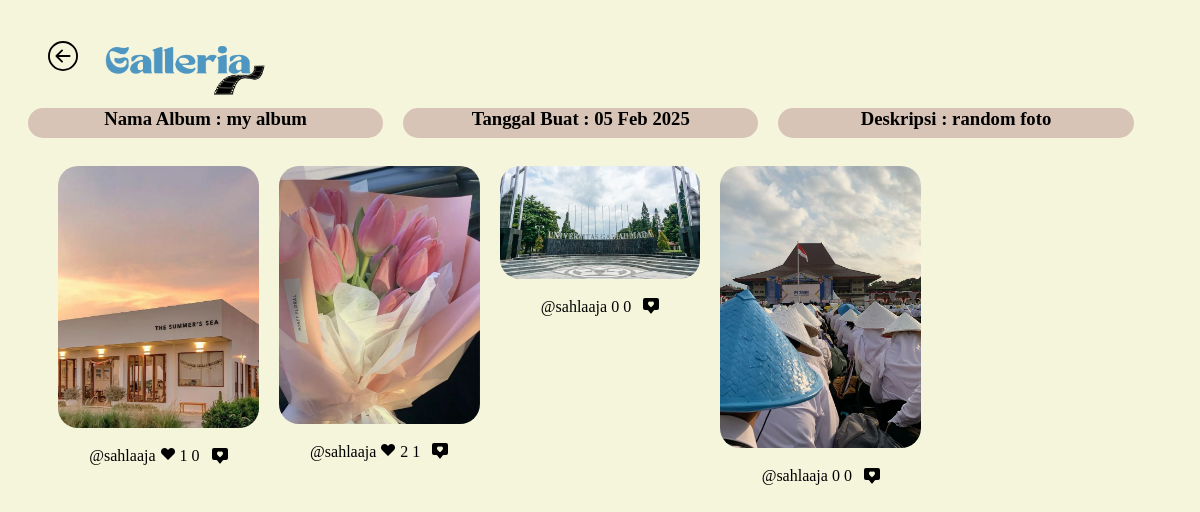
Screenshot of /detail_album.php?id=4 (signed in) with the database file from the repository.
### tables this page shows
CREATE TABLE `album` (
  `album_id` int(11) NOT NULL,
  `nama_album` varchar(255) NOT NULL,
  `deskripsi` text NOT NULL,
  `tanggal_buat` date NOT NULL,
  `user_id` int(11) NOT NULL
);

CREATE TABLE `foto` (
  `foto_id` int(11) NOT NULL,
  `judul_foto` varchar(255) NOT NULL,
  `deskripsi` text NOT NULL,
  `tanggal_unggah` date NOT NULL,
  `lokasi_file` varchar(255) NOT NULL,
  `album_id` int(11) NOT NULL,
  `user_id` int(11) NOT NULL
);

CREATE TABLE `user` (
  `user_id` int(11) NOT NULL,
  `role_id` int(11) NOT NULL,
  `username` varchar(255) NOT NULL,
  `password` varchar(255) NOT NULL,
  `email` varchar(255) NOT NULL,
  `name` varchar(255) NOT NULL,
  `alamat` text NOT NULL,
  `foto_profil` varchar(255) NOT NULL,
  `verifikasi` int(11) NOT NULL
);

### detail_album.php (the view, shortened to what this page needs)
<?php
include "connection.php";
$id = $_SESSION['id'];
$album = $_GET['id'];
$data1 = mysqli_query($conn, "SELECT * FROM `album` INNER JOIN `user` ON `album`.`user_id` = `user`.`user_id`
WHERE `album`.`user_id` = $id");
$data2 = mysqli_query($conn, "SELECT * FROM `foto` INNER JOIN `album` ON `foto`.`album_id` = `album`.`album_id`
INNER JOIN `user` ON `foto`.`user_id` = `user`.`user_id`
WHERE `foto`.`user_id` = $id AND `foto`.`album_id` = $album");
$hasil = mysqli_fetch_assoc($data1);
if (!empty($hasil)) {
    $timestamp = strtotime($hasil['tanggal_buat']);
    $tanggal = date("d M Y", $timestamp);
}
?>
<!DOCTYPE html>
<html lang="en">
<head>
    <link rel="stylesheet" href="asset.css">
    <link rel="stylesheet" href="https://unicons.iconscout.com/release/v4.0.8/css/line.css">
</head>
<body>
    <div class="header">
        <a href="album.php" style="margin-left: 20px;"><img src="Asset/img/left.svg" class="left"></a>
        <img src="Asset/img/logo.png" class="logo">
    </div>
    <?php if (!empty($hasil)) {
    ?>
        <div class="container">
            <div class="detail">
                <h3 style="margin-top : 0px;">Nama Album : <?php echo $hasil['nama_album'] ?></h3>
            </div>
            <div class="detail">
                <h3 style="margin-top : 0px;">Tanggal Buat : <?php echo $tanggal ?>
            </div>
            <div class="detail">
                <h3 style="margin-top : 0px;">Deskripsi : <?php echo $hasil['deskripsi'] ?>
            </div>
        </div>
        <br>
        <div class="card-container">
            <?php while ($row = mysqli_fetch_assoc($data2)) :
                $total = $row['foto_id'];
                $query_komentar_count = mysqli_query($conn, "SELECT COUNT(*) AS total_komentar FROM `komentar_foto` WHERE `foto_id` = $total");
                $row_komentar_count = mysqli_fetch_assoc($query_komentar_count);
                $total_komentar = $row_komentar_count['total_komentar'];
                $query_like_count = mysqli_query($conn, "SELECT COUNT(*) AS total_like FROM `like_foto` WHERE `foto_id` = $total");
                $row_like_count = mysqli_fetch_assoc($query_like_count);
                $total_like = $row_like_count['total_like'];
                $query_check = mysqli_query($conn, "SELECT * FROM `like_foto` WHERE `foto_id` = $total AND `user_id` = $id");
            ?>
                <div class="card_box">
                    <div class="card-foto">
                        <img src="Asset/img/<?php echo $row['lokasi_file'] ?>" class="img-fluid" style="max-width: 100%; height:auto; display:block; border-radius:20px;">
                    </div>
                    <center>
                        <table>
                            <tr>
                                <td>
                                    <p>@<?php echo $row['username'] ?></p>
                                </td>
                                <?php if ($is_like = mysqli_num_rows($query_check) > 0) { ?>
                                    <td><span><a href="like.php?id=<?php echo $row['foto_id'] ?>"><img src="Asset/icon/heart.png" width="16px" height="16px"></a></span></td>
                                    <td><?php echo $total_like ?></td>
                                <?php } else { ?>
                                    <td><span><a href="like.php?id=<?php echo $row['foto_id'] ?>"><i class="uil uil-heart" title="Like"></i></a><?php echo $total_like ?></span></td>
                                <?php } ?>
                                <td><span><a href="detail_foto.php?id=<?php echo $row['foto_id'] ?>"><i class="uil uil-comment"></i></a><?php echo $total_komentar ?></span></td>
                                <td><span><a href="delete.php?id=<?php echo $row['foto_id'] ?>" onclick="return confirm('Apakah anda yakin akan menghapus foto ini?')"><i class="uil uil-trash"></i></a></span></td>
                                <td><span><i class="uil uil-import"></i></span></td>
                                <td><img src="Asset/icon/elipsis.svg" width="16px" height="16px" title="Detail like" style="margin-top: 3px; cursor:pointer;" class="openModal" data-id="<?php echo $row['foto_id'] ?>"></td>
                            </tr>
                        </table>
                    </center>
                </div>
            <?php endwhile; ?>
    <?php } else {
    ?>
        <center><span class="badge-info" style=" margin-top:100px;"><i class="uil uil-exclamation-triangle" style="color : black; font-size : 36px;"></i> Anda belum memiliki Album, <a href="tambah_album.php">Buat disini</a> </span></center>
    <?php
    } ?>
    </div>
</body>
</html>

### asset.css (style rules this page uses)
body { background-color: beige; }
.logo { width: 200px; height: 100px; }
.left { width: 30px; height: 30px; }
.header { margin-left: 20px; display: flex; align-items: center; }
.card-container { column-count: 5; grid-template-columns: repeat(auto-fill, minmax(200px, 1fr)); grid-auto-flow: dense; height: auto; gap: 20px; padding-left: 50px; padding-right: 50px; }
.card-container .card_box { break-inside: avoid; }
.card-foto { width: 100%; height: auto; transition: filter 0.3s ease; cursor: pointer; padding-top: 10px; }
a { color: black; }
.container { display: flex; width: 100%; }
.detail { width: 30%; height: 30px; margin-left: 20px; background-color: #D8C4B6; border-radius: 100px; justify-content: center; text-align: center; display: inline-block; }

### rows the page displays
album: nama_album "my album", tanggal_buat "05 Feb 2025", deskripsi "random foto"
foto: lokasi_file (picture), user.username "sahlaaja", total_like "1", total_komentar "0"
foto: lokasi_file (picture), user.username "sahlaaja", total_like "2", total_komentar "1"
foto: lokasi_file (picture), user.username "sahlaaja", total_like "0", total_komentar "0"
foto: lokasi_file (picture), user.username "sahlaaja", total_like "0", total_komentar "0"
